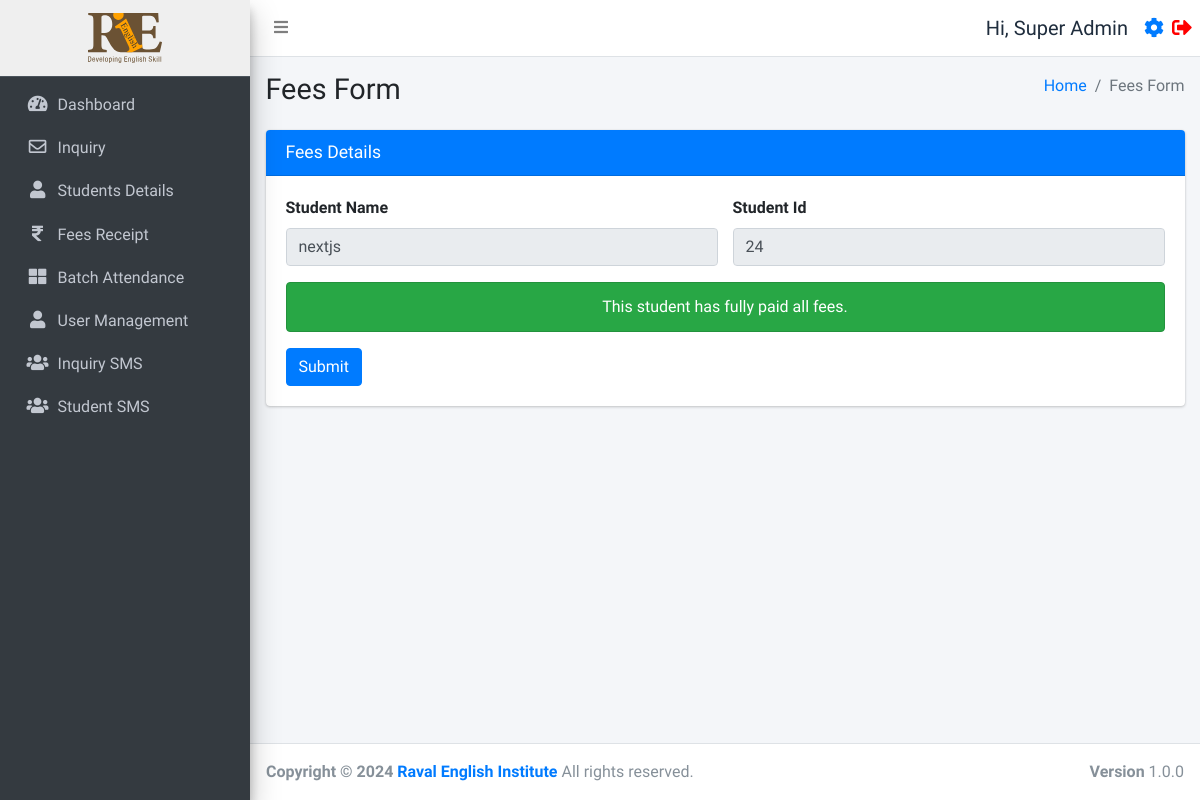
Before: /feesform.php?student_id=24 (signed in) with the older database file.
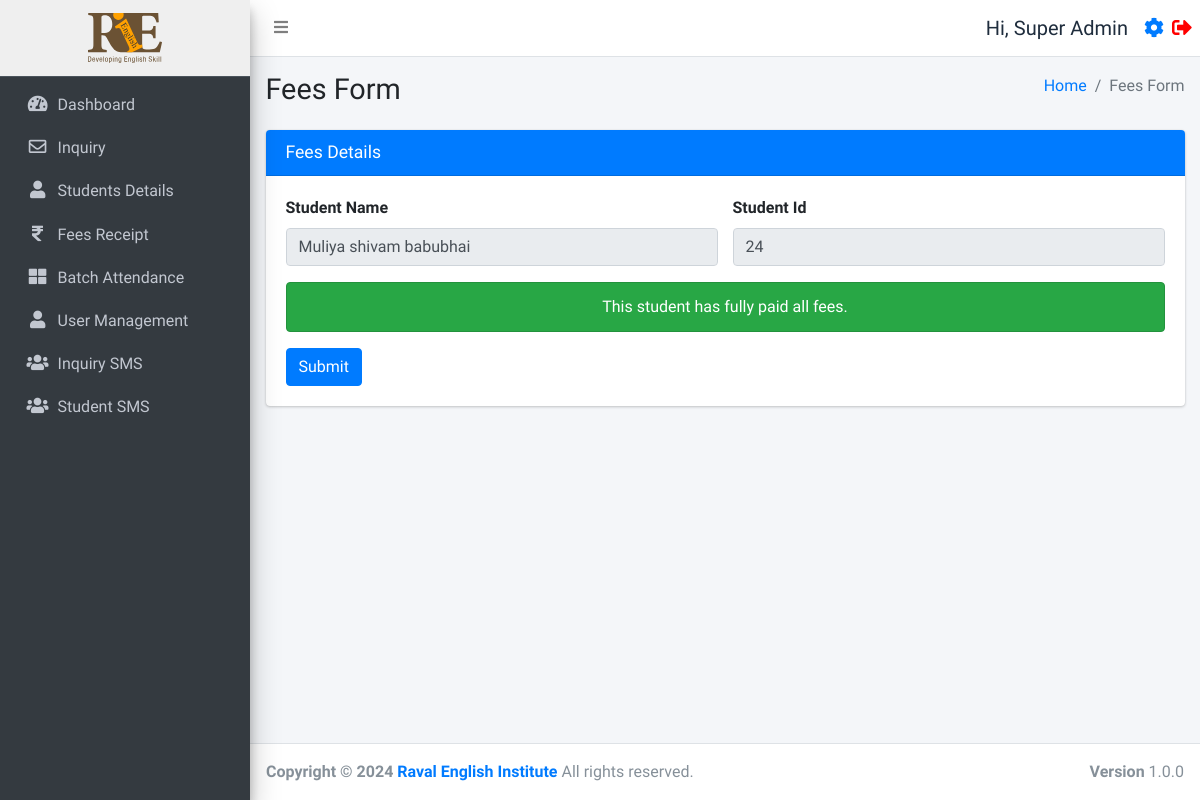
After: the same page with the newer database file.
### tables this page shows
CREATE TABLE `studentinfo` (
  `id` int(11) NOT NULL,
  `name` varchar(255) DEFAULT NULL,
  `batch` int(11) DEFAULT NULL,
  `batch_name` varchar(255) DEFAULT NULL,
  `father_name` varchar(255) DEFAULT NULL,
  `mother_name` varchar(255) DEFAULT NULL,
  `dob` date DEFAULT NULL,
  `gender` varchar(50) DEFAULT NULL,
  `mobile_number` varchar(15) DEFAULT NULL,
  `fee_status` int(10) DEFAULT 0,
  `profession` varchar(100) DEFAULT NULL,
  `address` varchar(255) DEFAULT NULL,
  `admission_time` date DEFAULT NULL,
  `due_date` date DEFAULT NULL,
  `created_at` datetime NOT NULL DEFAULT current_timestamp(),
  `pending_fees` int(10) DEFAULT 0,
  `discount` int(10) NOT NULL,
  `total_fees` int(11) NOT NULL,
  `paid_fees` int(11) NOT NULL,
  `father_number` varchar(50) NOT NULL,
  `home_number` varchar(50) NOT NULL,
  `reference` varchar(200) DEFAULT NULL,
  `father_profession` varchar(200) DEFAULT NULL,
  `workplace_address` varchar(255) DEFAULT NULL,
  `aadharcard_number` varchar(20) DEFAULT NULL,
  `joining_purpose` varchar(255) DEFAULT NULL,
  `extratime_daily` varchar(255) DEFAULT NULL,
  `gmail_id` varchar(255) DEFAULT NULL
);

### function.php (called while the page is built, shortened)
<?php
require_once('db.php');
function selectFromTable($tableName, $columns, $whereConditions) {
    global $db;
    try {
        $sql = "SELECT " . implode(', ', $columns) . " FROM $tableName";
        if (!empty($whereConditions)) {
            $sql .= " WHERE " . implode(' AND ', array_map(function ($col) {
                return "$col = :$col";
            }, array_keys($whereConditions)));
        }
        $stmt = $db->prepare($sql);
        foreach ($whereConditions as $col => $value) {
            $stmt->bindValue(":$col", $value);
        }
        $stmt->execute();
        return $stmt->fetchAll(PDO::FETCH_ASSOC);
    } catch (PDOException $e) {
        return false;
    }
}
?>

### feesform.php (the view, shortened to what this page needs)
<!DOCTYPE html>
<html lang="en">
<head>
    <link href="https://cdnjs.cloudflare.com/ajax/libs/select2/4.0.13/css/select2.min.css" rel="stylesheet" />
</head>
<?php
include ('./header.php');
require_once ('function.php');
$editMode = isset($_GET['editMode']) ? $_GET['editMode'] === 'true' : false;
$studentId = $_GET['student_id'] ?? '';
$students = selectFromTable('studentinfo', ['id', 'name', 'pending_fees', 'total_fees', 'paid_fees', 'due_date'], []);
$selectedStudent = array_filter($students, function ($student) use ($studentId) {
    return $student['id'] == $studentId;
});
$selectedStudent = $selectedStudent ? array_values($selectedStudent)[0] : null;
$isFullyPaid = $selectedStudent && $selectedStudent['pending_fees'] == 0;
?>
<div class="content-wrapper">
    <div class="content-header">
        <div class="container-fluid">
            <div class="row mb-2">
                <div class="col-sm-6">
                    <h1 class="m-0">Fees Form</h1>
                </div>
                <div class="col-sm-6">
                    <ol class="breadcrumb float-sm-right">
                        <li class="breadcrumb-item"><a href="./dashboard.php">Home</a></li>
                        <li class="breadcrumb-item active">Fees Form</li>
                    </ol>
                </div>
            </div>
        </div>
    </div>
    <section class="content">
        <div class="container-fluid">
            <div class="row">
                <div class="col-md-12">
                    <div class="card card-primary">
                        <div class="card-header">
                            <h3 class="card-title">Fees Details</h3>
                        </div>
                        <form id="inquiryForm" method="POST" action="feesrequest.php">
                            <div class="card-body">
                                <div class="row">
                                    <div class="col-md-6">
                                        <div class="form-group">
                                            <label for="student_name">Student Name</label>
                                            <input type="text" class="form-control" id="student_name"
                                                name="student_name"
                                                value="<?php echo htmlspecialchars($selectedStudent['name'] ?? ''); ?>"
                                                readonly>
                                        </div>
                                    </div>
                                    <div class="col-md-6">
                                        <div class="form-group">
                                            <label for="student_id">Student Id</label>
                                            <input type="text" class="form-control" id="student_id" name="student_id"
                                                value="<?php echo htmlspecialchars($studentId); ?>" readonly>
                                        </div>
                                    </div>
                                </div>
                                <?php if ($isFullyPaid && !$editMode): ?>
                                    <div class="alert alert-success text-center" role="alert">
                                        This student has fully paid all fees.
                                    </div>
                                <?php endif; ?>
                                <button type="submit"
                                        class="btn btn-primary"><?php echo $editMode ? 'Update' : 'Submit'; ?></button>
                            </div>
                        </form>
                    </div>
                </div>
            </div>
        </div>
    </section>
</div>
<?php include ('./footer.php'); ?>

Changed rows visible on the page:
changed studentinfo: student_name "nextjs" → "Muliya shivam babubhai"
